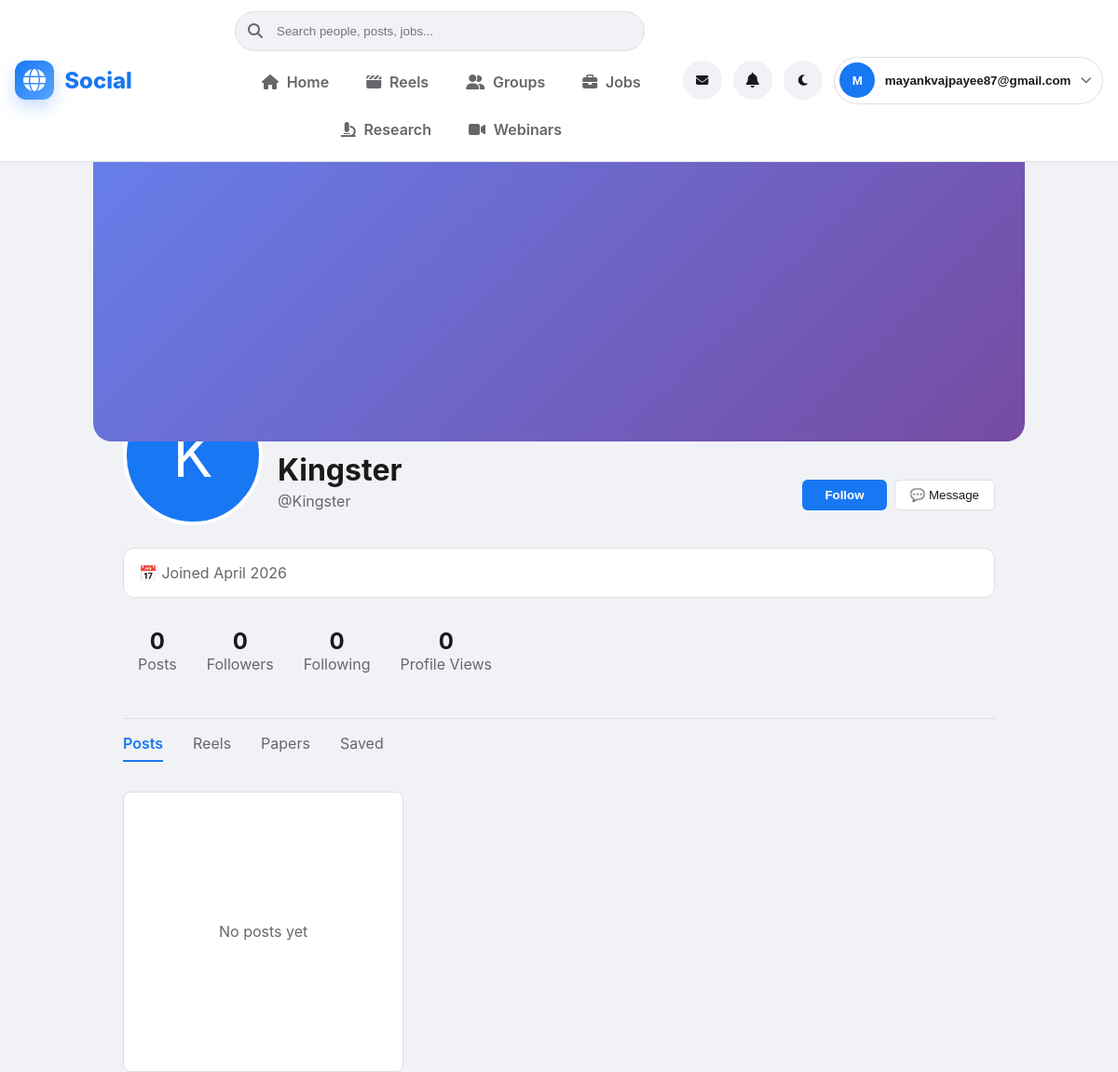
The app's page /accounts/profile/Kingster/ (signed in) with its own data.
### accounts/models.py (models this page shows, shortened)
class User(AbstractUser):
    email = models.EmailField(
        _('email address'),
        unique=True,  # ⭐ Har user ka email unique hoga
        help_text=_('Required. Enter a valid email address.')
    )
    bio = models.TextField(
        _('bio'),
        max_length=500,
        blank=True,
        help_text=_('Tell us about yourself (max 500 characters)')
    )
    location = models.CharField(
        _('location'),
        max_length=100,
        blank=True,
        help_text=_('City, Country')
    )
    website = models.URLField(
        _('website'),
        max_length=200,
        blank=True
    )
    birth_date = models.DateField(
        _('birth date'),
        null=True,
        blank=True
    )
    avatar = models.ImageField(
        _('avatar'),
        upload_to='avatars/',  # media/avatars/ folder mein save hoga
        blank=True,
        null=True,
        help_text=_('Profile picture')
    )
    cover_photo = models.ImageField(
        _('cover photo'),
        upload_to='covers/',
        blank=True,
        null=True,
        help_text=_('Cover photo for profile')
    )
    created_at = models.DateTimeField(auto_now_add=True)
    updated_at = models.DateTimeField(auto_now=True)
    is_private = models.BooleanField(
        _('private account'),
        default=False,
        help_text=_('If checked, only followers can see your posts')
    )
    following = models.ManyToManyField(
        'self',
        symmetrical=False,
        related_name='followers',
        blank=True,
        verbose_name=_('following')
    )
    email_verified = models.BooleanField(
        _('email verified'),
        default=False
    )
    otp = models.CharField(_('OTP'), max_length=6, blank=True, null=True)
    otp_expiry = models.DateTimeField(_('OTP expiry'), blank=True, null=True)
    USERNAME_FIELD = 'email'  # ⭐ Email se login hoga (username nahi)
    REQUIRED_FIELDS = ['username']  # Email ke alawa username bhi puchhega createsuperuser
    class Meta:
        verbose_name = _('user')
        verbose_name_plural = _('users')
        ordering = ['-date_joined']
    def get_full_name(self):
        if self.first_name and self.last_name:
            return f"{self.first_name} {self.last_name}"
        return self.username

class Profile(models.Model):
    GENDER_CHOICES = [
        ('M', _('Male')),
        ('F', _('Female')),
        ('O', _('Other')),
        ('N', _('Prefer not to say')),
    ]
    user = models.OneToOneField(
        User,
        on_delete=models.CASCADE,  # User delete hone pe Profile bhi delete
        related_name='profile'
    )
    pronouns = models.CharField(
        _('pronouns'),
        max_length=20,
        blank=True,
        help_text=_('e.g., he/him, she/her, they/them')
    )
    gender = models.CharField(
        _('gender'),
        max_length=1,
        choices=GENDER_CHOICES,
        blank=True
    )
    phone = models.CharField(
        _('phone number'),
        max_length=15,
        blank=True
    )
    linkedin = models.URLField(_('LinkedIn'), blank=True)
    twitter = models.URLField(_('Twitter/X'), blank=True)
    github = models.URLField(_('GitHub'), blank=True)
    instagram = models.URLField(_('Instagram'), blank=True)
    show_email = models.BooleanField(_('show email publicly'), default=False)
    show_birth_date = models.BooleanField(_('show birth date'), default=False)
    profile_views = models.PositiveIntegerField(default=0)

### accounts/views.py (the view)
# urls.py: path('profile/', views.profile_view, name='profile'),
@login_required
def profile_view(request, username=None):
    if username:
        profile_user = get_object_or_404(User, username=username)
    else:
        profile_user = request.user
    is_own_profile = (profile_user == request.user)
    from .models import Profile
    profile, _ = Profile.objects.get_or_create(user=profile_user)
    context = {
        'profile_user': profile_user,
        'is_own_profile': is_own_profile,
        'profile': profile,
    }
    return render(request, 'accounts/profile.html', context)

### templates/accounts/profile.html (shortened to what this page needs)
{% extends 'base.html' %}
{% load static %}
{% block content %}
<div style="max-width: 1000px; margin: 0 auto;">
    <div style="height: 300px; background: linear-gradient(135deg, #667eea 0%, #764ba2 100%); border-radius: 0 0 20px 20px; position: relative; overflow: hidden;">
    </div>
    <div style="padding: 0 2rem;">
        <div style="display: flex; justify-content: space-between; align-items: flex-end; margin-top: -60px;">
            <div style="display: flex; align-items: flex-end; gap: 1rem;">
                <div style="width: 150px; height: 150px; border-radius: 50%; border: 4px solid var(--card-bg); background: var(--accent-color); overflow: hidden;">
                    {% if profile_user.avatar %}
                        <img src="{{ profile_user.avatar.url }}" alt="Avatar" style="width: 100%; height: 100%; object-fit: cover;">
                    {% else %}
                        <div style="width: 100%; height: 100%; display: flex; align-items: center; justify-content: center; font-size: 4rem; color: white;">
                            {{ profile_user.username|first|upper }}
                        </div>
                    {% endif %}
                </div>
                <div style="margin-bottom: 1rem;">
                    <h1 style="color: var(--text-primary); margin-bottom: 0.25rem;">
                        {{ profile_user.get_full_name }}
                    </h1>
                    <p style="color: var(--text-secondary);">@{{ profile_user.username }}</p>
                </div>
            </div>
            <div style="margin-bottom: 1rem; display: flex; gap: 0.5rem;">
                {% if is_own_profile %}
                    <a href="{% url 'accounts:profile_edit' %}"
                       style="padding: 0.5rem 1rem; background: var(--card-bg); color: var(--text-primary); text-decoration: none; border: 1px solid var(--border-color); border-radius: 6px;">
                        ✏️ Edit Profile
                    </a>
                    <a href="{% url 'accounts:settings' %}"
                       style="padding: 0.5rem 1rem; background: var(--card-bg); color: var(--text-primary); text-decoration: none; border: 1px solid var(--border-color); border-radius: 6px;">
                        ⚙️ Settings
                    </a>
                {% else %}
                    <button style="padding: 0.5rem 1.5rem; background: var(--accent-color); color: white; border: none; border-radius: 6px; cursor: pointer; font-weight: 600;">
                        Follow
                    </button>
                    <button style="padding: 0.5rem 1rem; background: var(--card-bg); color: var(--text-primary); border: 1px solid var(--border-color); border-radius: 6px; cursor: pointer;">
                        💬 Message
                    </button>
                {% endif %}
            </div>
        </div>
        <div style="margin-top: 1.5rem; padding: 1rem; background: var(--card-bg); border: 1px solid var(--border-color); border-radius: 12px;">
            <div style="display: flex; gap: 1.5rem; color: var(--text-secondary);">
                <span>📅 Joined {{ profile_user.date_joined|date:"F Y" }}</span>
            </div>
        </div>
        <div style="display: flex; gap: 2rem; margin-top: 1rem; padding: 1rem;">
            <div style="text-align: center;">
                <div style="font-size: 1.5rem; font-weight: bold; color: var(--text-primary);">0</div>
                <div style="color: var(--text-secondary);">Posts</div>
            </div>
            <div style="text-align: center;">
                <div style="font-size: 1.5rem; font-weight: bold; color: var(--text-primary);">0</div>
                <div style="color: var(--text-secondary);">Followers</div>
            </div>
            <div style="text-align: center;">
                <div style="font-size: 1.5rem; font-weight: bold; color: var(--text-primary);">0</div>
                <div style="color: var(--text-secondary);">Following</div>
            </div>
            <div style="text-align: center;">
                <div style="font-size: 1.5rem; font-weight: bold; color: var(--text-primary);">{{ profile.profile_views }}</div>
                <div style="color: var(--text-secondary);">Profile Views</div>
            </div>
        </div>
        <div style="margin-top: 2rem; border-top: 1px solid var(--border-color);">
            <div style="display: flex; gap: 2rem; padding: 1rem 0;">
                <a href="#" style="color: var(--accent-color); text-decoration: none; font-weight: 600; border-bottom: 2px solid var(--accent-color); padding-bottom: 0.5rem;">Posts</a>
                <a href="#" style="color: var(--text-secondary); text-decoration: none;">Reels</a>
                <a href="#" style="color: var(--text-secondary); text-decoration: none;">Papers</a>
                <a href="#" style="color: var(--text-secondary); text-decoration: none;">Saved</a>
            </div>
            <div style="display: grid; grid-template-columns: repeat(3, 1fr); gap: 1rem; margin-top: 1rem;">
                <div style="aspect-ratio: 1; background: var(--card-bg); border: 1px solid var(--border-color); border-radius: 8px; display: flex; align-items: center; justify-content: center; color: var(--text-secondary);">
                    No posts yet
                </div>
            </div>
        </div>
    </div>
</div>
{% endblock %}

### templates/base.html (shortened to what this page needs)
<!DOCTYPE html>
<html lang="en">
<head>
    <link rel="stylesheet" href="https://cdnjs.cloudflare.com/ajax/libs/font-awesome/6.5.1/css/all.min.css">
</head>
<body x-data="{ darkMode: localStorage.getItem('darkMode') === 'true', openChat: false }"
      x-init="$watch('darkMode', value => {
          localStorage.setItem('darkMode', value);
          document.body.classList.toggle('dark-mode', value);
      })"
      :class="{ 'dark-mode': darkMode }">
    <nav class="navbar">
        <div class="navbar-shell">
            <div>
                <a href="{% url 'feed:feed' %}" class="brand-link">
                    <span class="brand-mark">
                        <i class="fas fa-globe"></i>
                    </span>
                    <span>Social</span>
                </a>
            </div>
            <div class="nav-center">
                <div class="desktop-only nav-search" x-data="{
                    query: '',
                    results: [],
                    showResults: false,
                    search: function() {
                        if (this.query.length < 2) {
                            this.results = [];
                            this.showResults = false;
                            return;
                        }
                        fetch(`/search/quick/?q=${encodeURIComponent(this.query)}`)
                            .then(response => response.json())
                            .then(data => {
                                this.results = data.results;
                                this.showResults = true;
                            });
                    }
                }">
                    <form method="get" action="{% url 'search:search' %}" style="position: relative;">
                        <input
                            type="text"
                            name="q"
                            x-model="query"
                            @input="search()"
                            @focus="showResults = true"
                            @click.away="showResults = false"
                            placeholder="Search people, posts, jobs..."
                        >
                        <i class="fas fa-search nav-search-icon"></i>
                    </form>
                </div>
                {% if user.is_authenticated %}
                    <div class="nav-main-links">
                        <a href="{% url 'feed:feed' %}" class="nav-link {% if request.resolver_match.namespace == 'feed' %}active{% endif %}">
                            <i class="fas fa-house"></i>
                            <span>Home</span>
                        </a>
                        <a href="{% url 'reels:feed' %}" class="nav-link {% if request.resolver_match.namespace == 'reels' %}active{% endif %}">
                            <i class="fas fa-clapperboard"></i>
                            <span>Reels</span>
                        </a>
                        <a href="{% url 'groups:list' %}" class="nav-link {% if request.resolver_match.namespace == 'groups' %}active{% endif %}">
                            <i class="fas fa-user-group"></i>
                            <span>Groups</span>
                        </a>
                        <a href="{% url 'jobs:job_list' %}" class="nav-link {% if request.resolver_match.namespace == 'jobs' %}active{% endif %}">
                            <i class="fas fa-briefcase"></i>
                            <span>Jobs</span>
                        </a>
                        <a href="{% url 'research:paper_list' %}" class="nav-link {% if request.resolver_match.namespace == 'research' %}active{% endif %}">
                            <i class="fas fa-microscope"></i>
                            <span>Research</span>
                        </a>
                        <a href="{% url 'webinars:list' %}" class="nav-link {% if request.resolver_match.namespace == 'webinars' %}active{% endif %}">
                            <i class="fas fa-video"></i>
                            <span>Webinars</span>
                        </a>
                    </div>
                {% endif %}
            </div>
            <div class="nav-right">
                {% if user.is_authenticated %}
                    <button @click="openChat = !openChat" class="nav-icon-button" title="Chat">
                        <i class="fas fa-envelope"></i>
                    </button>
                    <a href="{% url 'notifications:list' %}" class="nav-icon-button" title="Notifications">
                        <i class="fas fa-bell"></i>
                    </a>
                {% endif %}
                <button @click="darkMode = !darkMode" class="nav-icon-button" title="Toggle theme">
                    <i class="fas" :class="darkMode ? 'fa-sun' : 'fa-moon'"></i>
                </button>
                <div x-data="{ open: false }" style="position: relative;">
                    <button @click="open = !open" class="user-trigger">
                        <span class="user-avatar">
                            {% if user.is_authenticated %}
                                {{ user.username|first|upper }}
                            {% else %}
                                <i class="fas fa-user"></i>
                            {% endif %}
                        </span>
                        <span style="color: var(--text-primary); font-weight: 600;" class="desktop-only">
                            {% if user.is_authenticated %}
                                {{ user.username }}
                            {% else %}
                                Guest
                            {% endif %}
                        </span>
                        <i class="fas fa-chevron-down" style="color: var(--text-secondary); font-size: 0.75rem;"></i>
                    </button>
                </div>
            </div>
        </div>
    </nav>
    <main>
        {% block content %}
        {% endblock %}
    </main>
</body>
</html>

### records on screen
User: username|first "M", username "mayankvajpayee87@gmail.com"
User: username|first "K", get_full_name "Kingster", username "Kingster", date_joined "April 2026"
Profile: profile_views "0"
